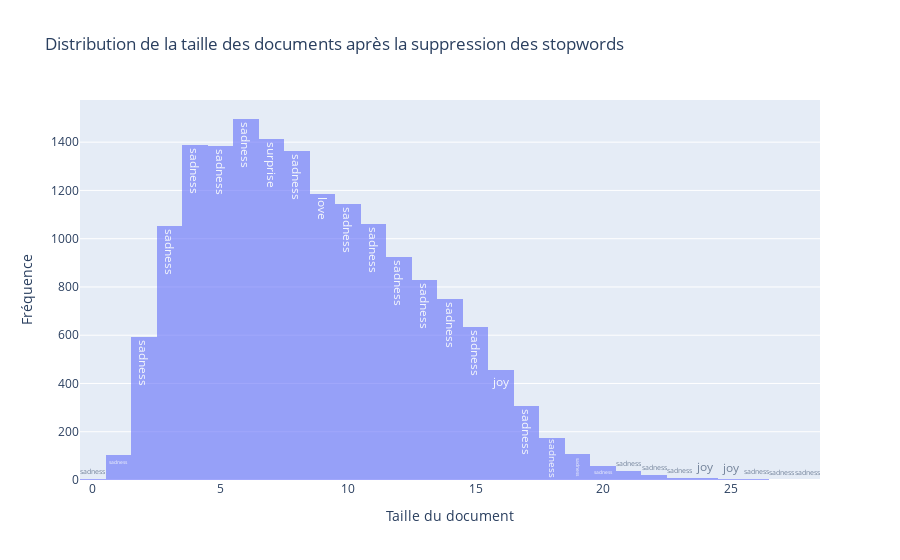

The notebook cell this image was saved under:
### Code cell
trace1 = go.Histogram(
    x = df2_explo['Length'],
    text = df2_explo.sentiment,
    opacity=0.6,
)

data = [trace1]
layout = go.Layout(barmode='overlay',
                   title='Distribution de la taille des documents après la suppression des stopwords',
                   xaxis=dict(title='Taille du document'),
                   yaxis=dict( title='Fréquence'),
                  )
fig = go.Figure(data=data, layout=layout)
iplot(fig)

### Figure 1 — Plotly figure (JSON) as saved in the notebook; plotly's stock layout.template omitted (floating-point values rounded to 4 significant figures; data arrays with more than 128 entries replaced by an {"elided": "..."} marker saying what was removed)
{"data": [{"opacity": 0.6, "text": {"elided": "16513 str values"}, "type": "histogram", "x": {"elided": "16513 int values"}}], "layout": {"barmode": "overlay", "title": {"text": "Distribution de la taille des documents après la suppression des stopwords"}, "xaxis": {"title": {"text": "Taille du document"}}, "yaxis": {"title": {"text": "Fréquence"}}}}
